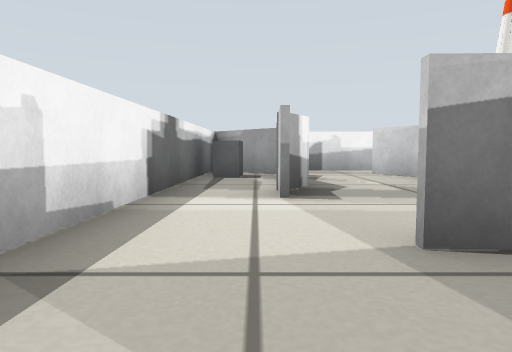
view 1 (above)

12 first-person views from a walk through a Gazebo world. The camera is 0.26 m above the floor, tilts 4° down and sees 70° across. The floor is counted in squares, 0.5 m on a side. Each view is taken from the middle of a square. On the plan, view 1 faces up. The plan holds only what a view shows up to about 9 squares ahead; the rest is blank. Robots are left out.

view 2
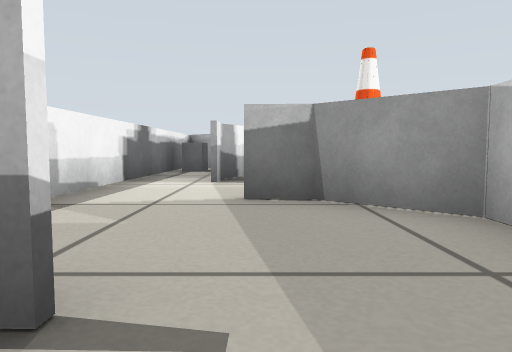

view 3
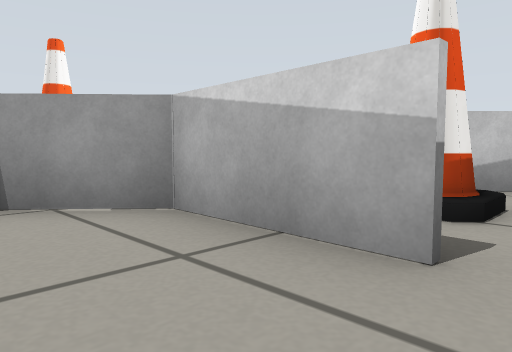

view 4
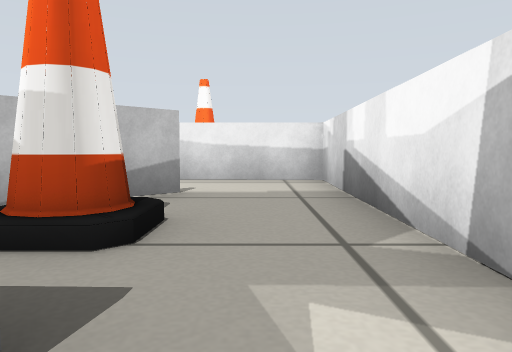

view 5
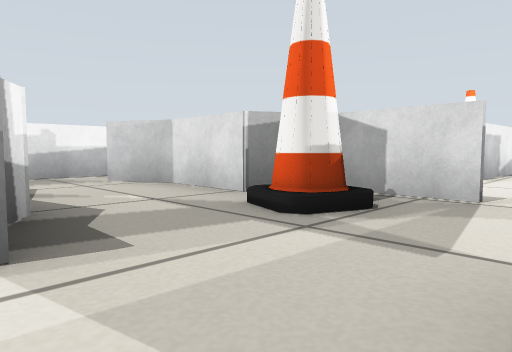

view 6
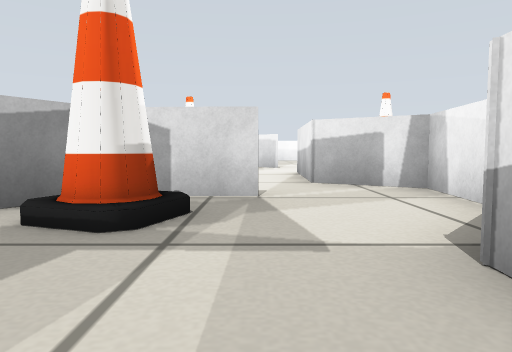

view 7
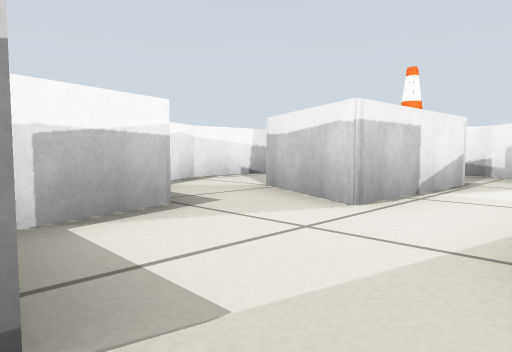

view 8
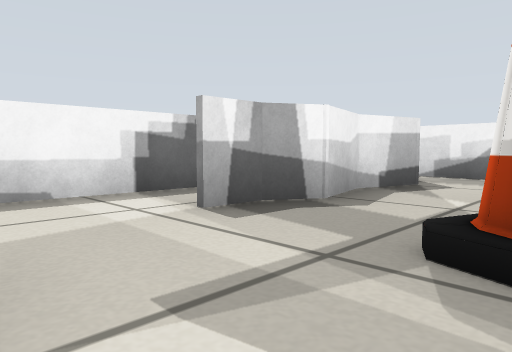

view 9
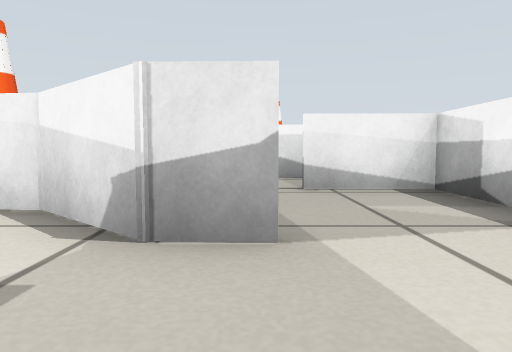

view 10
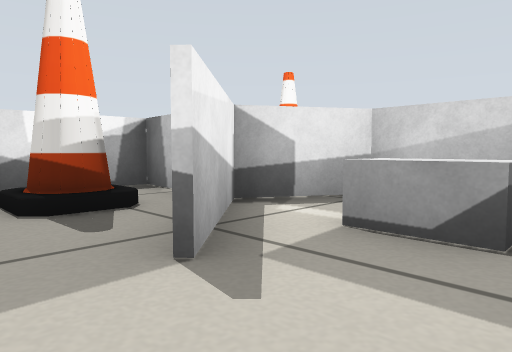

view 11
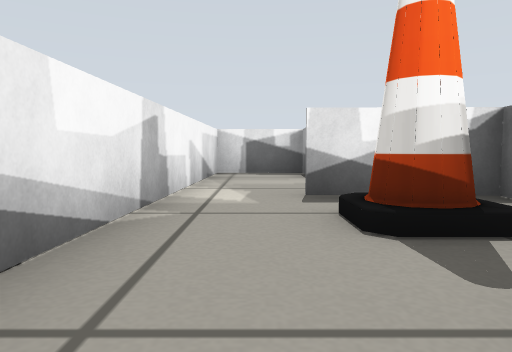

view 12
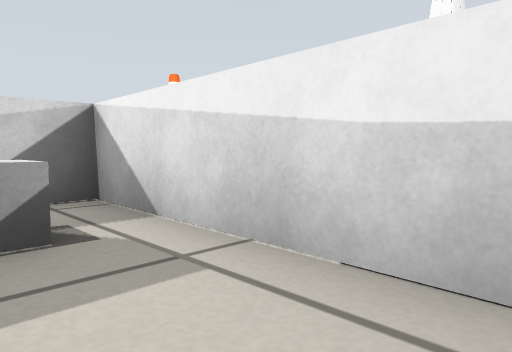

### Floor plan
Key: @ floor where view 1 was taken; # wall or solid block; . floor; B grey box; C cone; T thing the floor can be seen under or through.
Columns run from 1 left of view 1 to 12 right of it. Each row starts with its distance up from view 1.
 10  ##
  9 #####
  8 ###.#   ####
  7 BB#.#    ..
  6 ###.##  ..
  5 ###.C##TTT  CC
  4 ##..C#..T#####
  3 #....#...... #
  2 #.##...####
  1 #..#####B.#
  0 #@..#C##B.#
 -1 ##..#CC##.#CC
 -2 #.........#
 -3 ###########

Where each view was taken, in squares from view 1:
view 1: 0 up, 0 right, facing up
view 2: 2 down, 1 right, facing up
view 3: 2 down, 1 right, facing up-right
view 4: 2 down, 2 right, facing right
view 5: 2 up, 0 right, facing up-right
view 6: 3 up, 0 right, facing right
view 7: 2 up, 4 right, facing up-right
view 8: 2 up, 3 right, facing up-left
view 9: 4 up, 1 right, facing down
view 10: 2 down, 8 right, facing up-left
view 11: 2 down, 7 right, facing left
view 12: 2 down, 7 right, facing up-right
